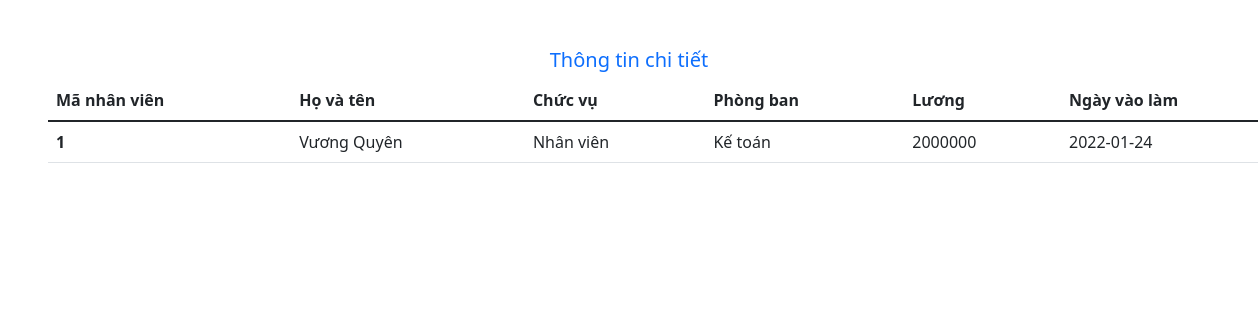
The page /index.php?controller=employee&action=detail&id=1 on the database its author committed.
### tables this page shows
CREATE TABLE `nhanvien` (
  `maNV` int(10) UNSIGNED NOT NULL,
  `hovaten` varchar(50) NOT NULL,
  `chucvu` varchar(50) NOT NULL,
  `phongban` varchar(100) NOT NULL,
  `luong` int(10) NOT NULL,
  `ngayvaolam` date NOT NULL
);

### src/controller/EmployeeController.php (called while the page is built, shortened)
<?php
    require_once 'model/EmployeeModel.php';
    class EmployeeController{
        function detail(){
            $employeeMa = $_GET['id'];
            $employeeModel = new EmployeeModel();
            $employees = $employeeModel->getEmployee($employeeMa);
            require_once 'view/employee/detail.php';
        }
    }
?>

### src/index.php (called while the page is built, shortened)
<?php
    $action = isset($_GET['action']) ? $_GET['action'] : 'index';
    $object = new $classController();
    $object->$action();
?>

### src/model/EmployeeModel.php (called while the page is built, shortened)
<?php
    class EmployeeModel{
        public function getEmployee($employeeMa) {
            $connection = $this->connectDb();
            $querySelect = "SELECT * FROM nhanvien WHERE maNV=$employeeMa";
            $result = mysqli_query($connection, $querySelect);
            $arr_employee = [];
            if(mysqli_num_rows($result) > 0) {
                $arr_employees = mysqli_fetch_all($result, MYSQLI_ASSOC);
                $arr_employee = $arr_employees[0];
            }
            return $arr_employee;
        }
        public function connectDb() {
            $connection = mysqli_connect(DB_HOST, DB_USERNAME, DB_PASSWORD, DB_NAME);
            return $connection;
        }
    }
?>

### src/view/employee/detail.php (the view, shortened to what this page needs)
<!DOCTYPE html>
<html lang="en">
<head>
    <link rel="stylesheet" href="https://cdn.jsdelivr.net/npm/bootstrap-icons@1.7.2/font/bootstrap-icons.css">
    <link href="https://cdn.jsdelivr.net/npm/bootstrap@5.1.3/dist/css/bootstrap.min.css" rel="stylesheet"
>
</head>
<body>
    <main>
    <h5 class="text-center text-primary mt-5" >Thông tin chi tiết</h5>
    <table class="table ms-5">
        <thead>
                    <tr>
                    <th scope="col">Mã nhân viên</th>
                    <th scope="col">Họ và tên</th>
                    <th scope="col">Chức vụ</th>
                    <th scope="col">Phòng ban</th>
                    <th scope="col">Lương</th>
                    <th scope="col">Ngày vào làm</th>
                    </tr>
                </thead>
                <tbody>
                <tr>
                <th scope="row"><?php echo $employees['maNV']; ?></th>
                    <td><?php echo $employees['hovaten']; ?></td>
                    <td><?php echo $employees['chucvu']; ?></td>
                    <td><?php echo $employees['phongban']; ?></td>
                    <td><?php echo $employees['luong']; ?></td>
                    <td><?php echo $employees['ngayvaolam']; ?></td>
                </tr>
                </tbody>
     </table>
    </main>
</body>
</html>

### rows shown on the page
nhanvien: maNV "1", hovaten "Vương Quyên", chucvu "Nhân viên", phongban "Kế toán", luong "2000000", ngayvaolam "2022-01-24"
